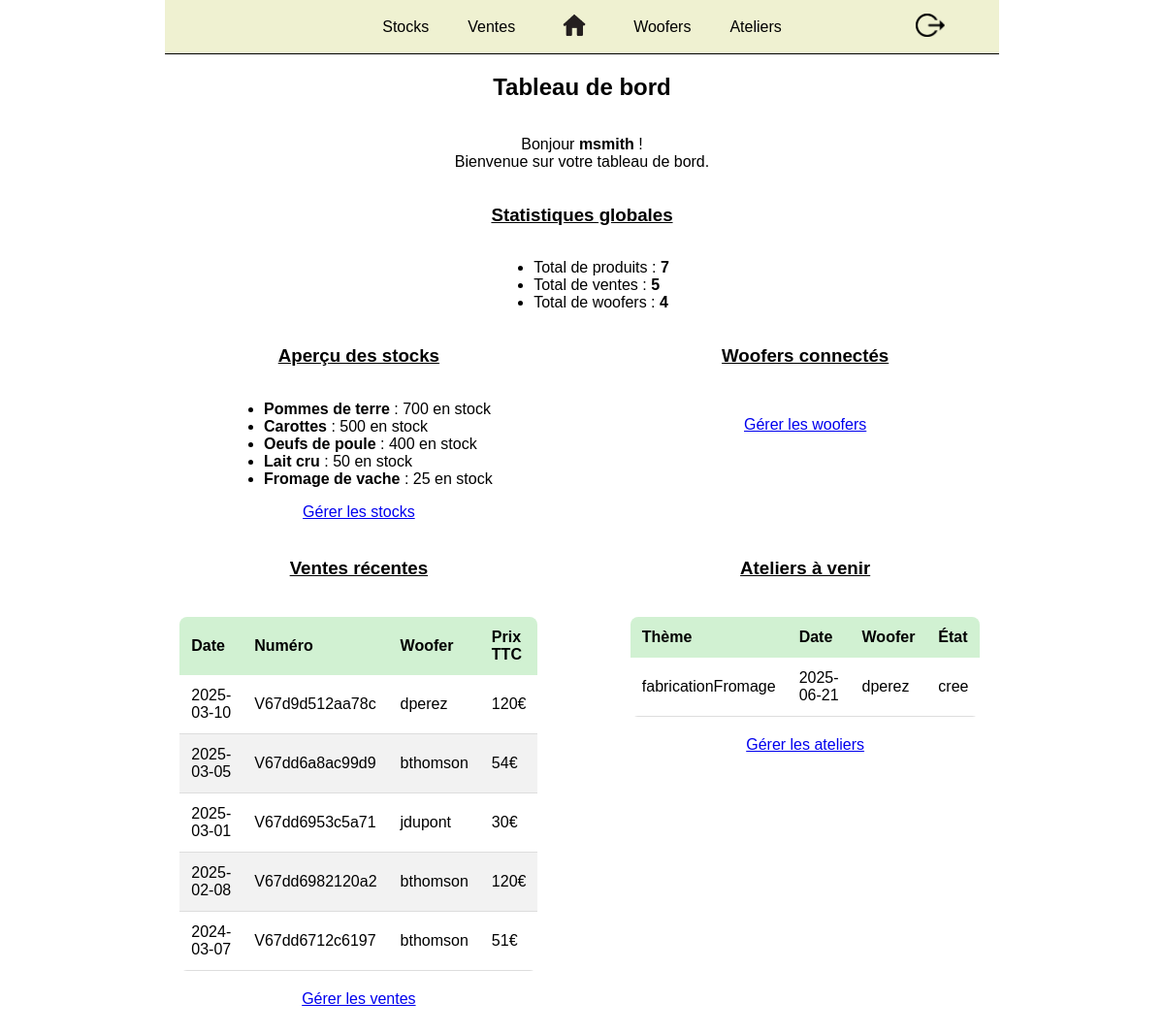
Screenshot of /tdb.php (signed in) with the database file from the repository.
### tables this page shows
CREATE TABLE Produit (
    noProduit INT PRIMARY KEY AUTO_INCREMENT,
    nom VARCHAR(30) NOT NULL,
    quantite INT NOT NULL,
    photo VARCHAR(255),
    etat ENUM('stocke', 'misEnVente', 'vendu', 'epuise'),
    prixUnitaire FLOAT NOT NULL,
    typeProduit INT NOT NULL,
    FOREIGN KEY (typeProduit) REFERENCES TypeProduit(noTypeProduit)
);

CREATE TABLE Vente (
    idnoVente VARCHAR(30) PRIMARY KEY,
    date DATE NOT NULL,
    prixTTC FLOAT NOT NULL,
    prixHT FLOAT NOT NULL,
    woofer INT NOT NULL,
    etat ENUM('cree', 'enregistree', 'enAttente', 'payee', 'annulee', 'refusee', 'archivee') NOT NULL,
    FOREIGN KEY (woofer) REFERENCES Woofer(idCompte)
);

CREATE TABLE Utilisateur (
    idCompte INT PRIMARY KEY AUTO_INCREMENT,
    nomUtilisateur VARCHAR(100) NOT NULL,
    motDePasse VARCHAR(50) NOT NULL,
    email VARCHAR(100) NOT NULL,
    typeUtilisateur ENUM('Woofer', 'Responsable') NOT NULL,
    dateCreation DATE NOT NULL,
    etat ENUM('connecte', 'deconnecte') NOT NULL,
    derniereConnexion DATE NOT NULL
);

CREATE TABLE Atelier (
    noAtelier INT PRIMARY KEY AUTO_INCREMENT,
    theme ENUM('fabricationFromage', 'cultureBiologique', 'decouverteSoinsAnimaux') NOT NULL,
    nbMaxParticipants INT NOT NULL,
    etat ENUM('cree', 'enCours', 'annule', 'termine', 'modifie', 'reporte') NOT NULL,
    prix FLOAT NOT NULL,
    date DATE NOT NULL,
    woofer INT NOT NULL,
    FOREIGN KEY (woofer) REFERENCES Woofer(idCompte)
);

### tdb.php (the view, shortened to what this page needs)
<?php
require_once("config/database.php");
?>
<!DOCTYPE html>
<html lang="fr">
<head>
    <link rel="stylesheet" href="css/menu.css">
    <link rel="stylesheet" href="css/index.css">
</head>
<body>
    <?php include_once("menu.php"); ?>
    <h2>Tableau de bord</h2>
    <div id="welcome">
        <p>Bonjour <strong><?php echo $_SESSION["utilisateur"]; ?></strong> !<br>Bienvenue sur votre tableau de bord.</p>
    </div>
    <section>
        <h3>Statistiques globales</h3>
        <ul>
            <?php
            $totalProduits = mysqli_fetch_assoc(mysqli_query($conn, "SELECT COUNT(*) AS total FROM Produit"))['total'];
            $totalVentes = mysqli_fetch_assoc(mysqli_query($conn, "SELECT COUNT(*) AS total FROM Vente"))['total'];
            $totalWoofers = mysqli_fetch_assoc(mysqli_query($conn, "SELECT COUNT(*) AS total FROM Woofer"))['total'];
            echo "<li>Total de produits : <strong>{$totalProduits}</strong></li>";
            echo "<li>Total de ventes : <strong>{$totalVentes}</strong></li>";
            echo "<li>Total de woofers : <strong>{$totalWoofers}</strong></li>";
            ?>
        </ul>
    </section>
    <div id="big-box-tdb">
        <section>
            <h3>Aperçu des stocks</h3>
            <ul>
                <?php
                $sqlStocks = "SELECT nom, quantite FROM Produit ORDER BY quantite DESC LIMIT 5";
                $resultStocks = mysqli_query($conn, $sqlStocks);
                while ($row = mysqli_fetch_assoc($resultStocks)) {
                    echo "<li><strong>{$row['nom']}</strong> : {$row['quantite']} en stock</li>";
                }
                ?>
            </ul>
            <a href="stocks.php">Gérer les stocks</a>
        </section>
        <section>
            <h3>Woofers connectés</h3>
            <a href="woofers.php">Gérer les woofers</a>
        </section>
        <section>
            <h3>Ventes récentes</h3>
            <table>
                <thead>
                    <tr>
                        <th>Date</th>
                        <th>Numéro</th>
                        <th>Woofer</th>
                        <th>Prix TTC</th>
                    </tr>
                </thead>
                <tbody>
                    <?php
                    $sqlVentesRecentes = "
                        SELECT v.date, v.idnoVente, u.nomUtilisateur, v.prixTTC
                        FROM Vente v
                        JOIN Woofer w ON v.woofer = w.idCompte
                        JOIN Utilisateur u ON w.idCompte = u.idCompte
                        ORDER BY v.date DESC LIMIT 5
                    ";
                    $resultVentes = mysqli_query($conn, $sqlVentesRecentes);
                    while ($vente = mysqli_fetch_assoc($resultVentes)) {
                        echo "<tr>
                                <td>{$vente['date']}</td>
                                <td>{$vente['idnoVente']}</td>
                                <td>{$vente['nomUtilisateur']}</td>
                                <td>{$vente['prixTTC']}€</td>
                            </tr>";
                    }
                    ?>
                </tbody>
            </table>
            <a href="ventes.php">Gérer les ventes</a>
        </section>
        <section>
            <h3>Ateliers à venir</h3>
            <table>
                <thead>
                    <tr>
                        <th>Thème</th>
                        <th>Date</th>
                        <th>Woofer</th>
                        <th>État</th>
                    </tr>
                </thead>
                <tbody>
                    <?php
                    $sqlAteliers = "
                        SELECT a.theme, a.date, u.nomUtilisateur, a.etat
                        FROM Atelier a
                        JOIN Woofer w ON a.woofer = w.idCompte
                        JOIN Utilisateur u ON w.idCompte = u.idCompte
                        WHERE a.date >= CURDATE()
                        ORDER BY a.date ASC
                        LIMIT 5
                    ";
                    $resultAteliers = mysqli_query($conn, $sqlAteliers);
                    while ($atelier = mysqli_fetch_assoc($resultAteliers)) {
                        echo "<tr>
                                <td>{$atelier['theme']}</td>
                                <td>{$atelier['date']}</td>
                                <td>{$atelier['nomUtilisateur']}</td>
                                <td>{$atelier['etat']}</td>
                            </tr>";
                    }
                    ?>
                </tbody>
            </table>
            <a href="ateliers.php">Gérer les ateliers</a>
        </section>
    </div>
    </body>
</html>

### css/index.css (style rules this page uses)
body, html { padding: 0; margin: 0; }
body { display: flex; flex-direction: column; align-items: center; padding-bottom: 100px; }
* { font-family: "Trebuchet MS", "Lucida Sans Unicode", "Lucida Grande", "Lucida Sans", Arial, sans-serif; }
h3 { text-decoration: underline; text-align: center; }
table { width: 80%; border-collapse: collapse; margin: 20px auto; border-radius: 8px; overflow: hidden; }
th, td { padding: 12px; text-align: left; font-size: 16px; }
th { background-color: #d1f1d2; color: black; font-weight: bold; }
tr:nth-child(even) { background-color: #f2f2f2; }
td { border-bottom: 1px solid #ddd; }
tr:first-child td:first-child { border-top-left-radius: 8px; }
tr:first-child td:last-child { border-top-right-radius: 8px; }
tr:last-child td:first-child { border-bottom-left-radius: 8px; }
tr:last-child td:last-child { border-bottom-right-radius: 8px; }
#welcome { text-align: center; }
section { display: flex; flex-direction: column; align-items: center; }
#big-box-tdb { display: grid; grid-template-columns: repeat(2, 1fr); grid-template-rows: repeat(2, auto); gap: 20px; }

### rows the page displays
produit: nom "Pommes de terre", quantite "700"
produit: nom "Carottes", quantite "500"
produit: nom "Oeufs de poule", quantite "400"
produit: nom "Lait cru", quantite "50"
produit: nom "Fromage de vache", quantite "25"
vente: date "2025-03-10", idnoVente "V67d9d512aa78c", utilisateur.nomUtilisateur "dperez", prixTTC "120"
vente: date "2025-03-05", idnoVente "V67dd6a8ac99d9", utilisateur.nomUtilisateur "bthomson", prixTTC "54"
vente: date "2025-03-01", idnoVente "V67dd6953c5a71", utilisateur.nomUtilisateur "jdupont", prixTTC "30"
vente: date "2025-02-08", idnoVente "V67dd6982120a2", utilisateur.nomUtilisateur "bthomson", prixTTC "120"
vente: date "2024-03-07", idnoVente "V67dd6712c6197", utilisateur.nomUtilisateur "bthomson", prixTTC "51"
atelier: theme "fabricationFromage", date "2025-06-21", utilisateur.nomUtilisateur "dperez", etat "cree"

### other values shown
$_SESSION["utilisateur"] "msmith"
$totalProduits "7"
$totalVentes "5"
$totalWoofers "4"
